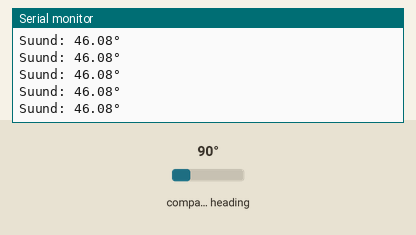
This sketch was run on a simulated Arduino Uno, built with avr-gcc and run on an emulated ATmega328P. On the bench: the last lines printed to the serial monitor. Inputs (shaded band) come from the test bench; at power-on: compass heading 90°.

Above: at 2.2 s.
2.3 s: compass heading set to 7°
At 2.57 s:
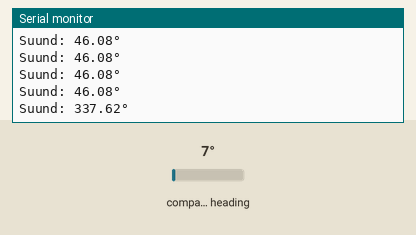
3.8 s: compass heading set to 180°
At 3.99 s:
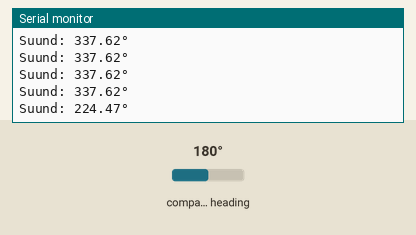
Timing chart, 0 to 6.8 s (numbered marks = the images above; inputs shaded):
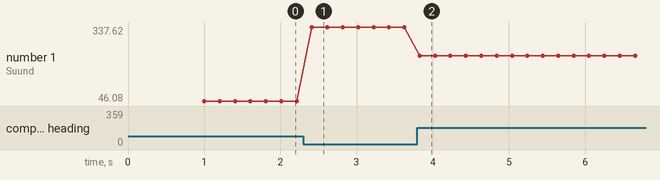

Measured:
- after the input at 2.3 s, the serial monitor: prints a new line after 0.12 s (image 1)
- after the input at 3.8 s, the serial monitor: prints a new line at once (image 2)
- plotted number 1: 46.08 → 337.62 after the input at 2.3 s, 337.62 → 224.47 after the input at 3.8 s

The sketch:

kompassi_n_idiskood.ino
```cpp
#include <Wire.h>
#include <Adafruit_Sensor.h>
#include <Adafruit_HMC5883_U.h>

Adafruit_HMC5883_Unified compass = Adafruit_HMC5883_Unified(12345);

// Offsetid sinu mõõtmistest
const float x_offset = -12.955;
const float y_offset = 26.545;

void setup() {
  Serial.begin(115200);
  if (!compass.begin()) {
    Serial.println("HMC5883L ei leitud! Kontrolli ühendusi.");
    while (1);
  }
  Serial.println("Korrigeeritud kompass töötab.");
  delay(1000);
}

void loop() {
  sensors_event_t event;
  compass.getEvent(&event);

  // Rakenda kompensatsioon
  float x = event.magnetic.x - x_offset;
  float y = event.magnetic.y - y_offset;

  // Arvuta suuna nurk
  float heading = atan2(y, x);
  float headingDegrees = heading * 180.0 / PI;
  if (headingDegrees < 0) {
    headingDegrees += 360.0;
  }

  Serial.print("Suund: ");
  Serial.print(headingDegrees, 2);
  Serial.println("°");

  delay(200);
}
```
